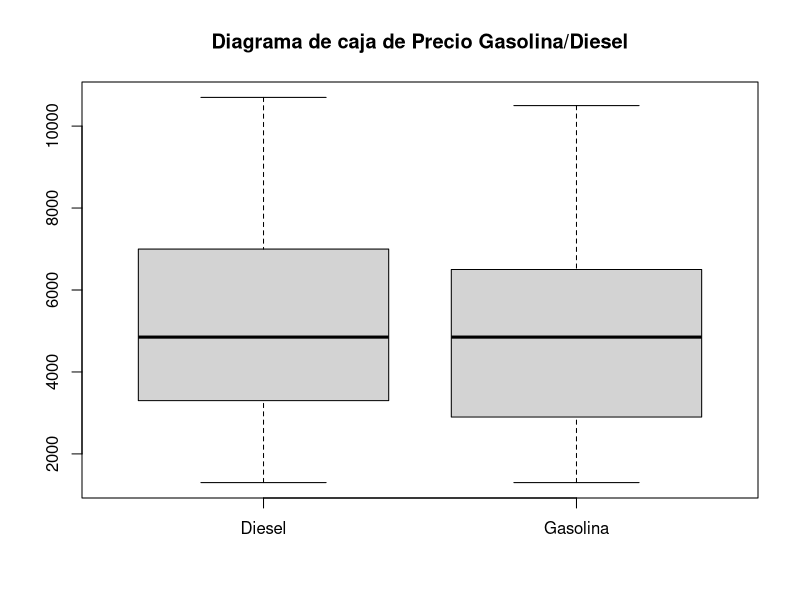

Source code (R):
## ---- chunk 1
knitr::opts_chunk$set(echo = TRUE)
## ---- chunk 2
#Llibreria per a crear taules resum
library(knitr)
library(kableExtra)
#Lliberia readr per llegir
library(readr)
library(plyr)
library(dplyr)
library(tidyverse)
library(lubridate)
library(nortest)




FitxerCotxe <- read.csv(file="Audis A3.csv", fill = TRUE, encoding="UTF-8", stringsAsFactors = F)
## ---- chunk 3

summary(FitxerCotxe)

str(FitxerCotxe)

cat("Files i columnes","\n")
nrow(FitxerCotxe)
ncol(FitxerCotxe)

## ---- chunk 4
FitxerCotxe <- FitxerCotxe [,c(-1:-2)]

head(FitxerCotxe)
## ---- chunk 5
FitxerCotxe[FitxerCotxe$Cambio == "Manual", "Cambio"] = "M"

FitxerCotxe[(str_which(FitxerCotxe$Cambio, "Autom")), "Cambio"] = "A"
FitxerCotxe[(str_which(FitxerCotxe$Combustible, "Di")), "Combustible"] = "D"

FitxerCotxe[FitxerCotxe$Combustible == "Gasolina", "Combustible"] = "G"

FitxerCotxe$Cambio <- as.factor (FitxerCotxe$Cambio)
FitxerCotxe$Combustible <- as.factor(FitxerCotxe$Combustible)
## ---- chunk 6

#Convertirm la variable Motor i ens quedem sols amb la part numèrcia de KW
FitxerCotxe$Potencia<-str_extract(FitxerCotxe$Potencia,"\\d+")
FitxerCotxe$Potencia <- as.integer(FitxerCotxe$Potencia)


head(FitxerCotxe)

## ---- chunk 7
FitxerCotxe[FitxerCotxe$Version == "n/a", "Version"] = NA
FitxerCotxe$Version <- as.factor (FitxerCotxe$Version)
FitxerCotxe[(str_which(FitxerCotxe$Cambio, "-/-")), "Cambio"] = NA

## ---- chunk 8


#Comprovem valors perduts
ValorsPerduts <- colSums(is.na(FitxerCotxe))
ValorsPerduts


## ---- chunk 9
FitxerCotxe[FitxerCotxe$Potencia == 1, "Potencia"] = NA
## ---- chunk 10

#Año

FitxerCotxe$Año <- make_date(year = str_extract(FitxerCotxe$Año, "....$"), month = str_extract(FitxerCotxe$Año, "^.."))

## ---- chunk 11


#kilometres; convertimos a Kms

FitxerCotxe$Kilometraje <- as.integer (FitxerCotxe$Kilometraje*1000)
  
summary(FitxerCotxe)
## ---- chunk 12


#modelo y version

FitxerCotxe$Version <- as.factor (FitxerCotxe$Version)

## ---- chunk 13


#Verifiquem si hi ha  registres duplicats
#Files
nrow(FitxerCotxe)
#Files diferents
count(distinct(FitxerCotxe))

summary(FitxerCotxe)

## ---- chunk 14

FitxerCotxe[, "Ciudad"] = str_extract(FitxerCotxe$Ciudad, "^..")

FitxerCotxe$Ciudad <- as.factor (FitxerCotxe$Ciudad)

## ---- chunk 15

FAP <- subset(FitxerCotxe)

write.csv(FitxerCotxe, "FAP.csv")
## ---- chunk 16

# 4.1. Agrupación por tipo de combustible

FAP_d <- FAP[FAP$Combustible == "D",] 
FAP_g <- FAP[FAP$Combustible == "G",]


## ---- chunk 17


ad.test(FAP$Precio) 
ad.test(FAP$Kilometraje) 
ad.test(FAP$Potencia) 

              

## ---- chunk 18

fligner.test(x = list(FAP_d$Precio,FAP_g$Precio))
## ---- chunk 19


CH_pd <- subset (FAP, Combustible == "D", select = "Precio")
CH_pg <- subset (FAP, Combustible == "G", select = "Precio") 






boxplot(CH_pd$Precio,CH_pg$Precio,main="Diagrama de caja de Precio Gasolina/Diesel",names=c("Diesel","Gasolina"))
